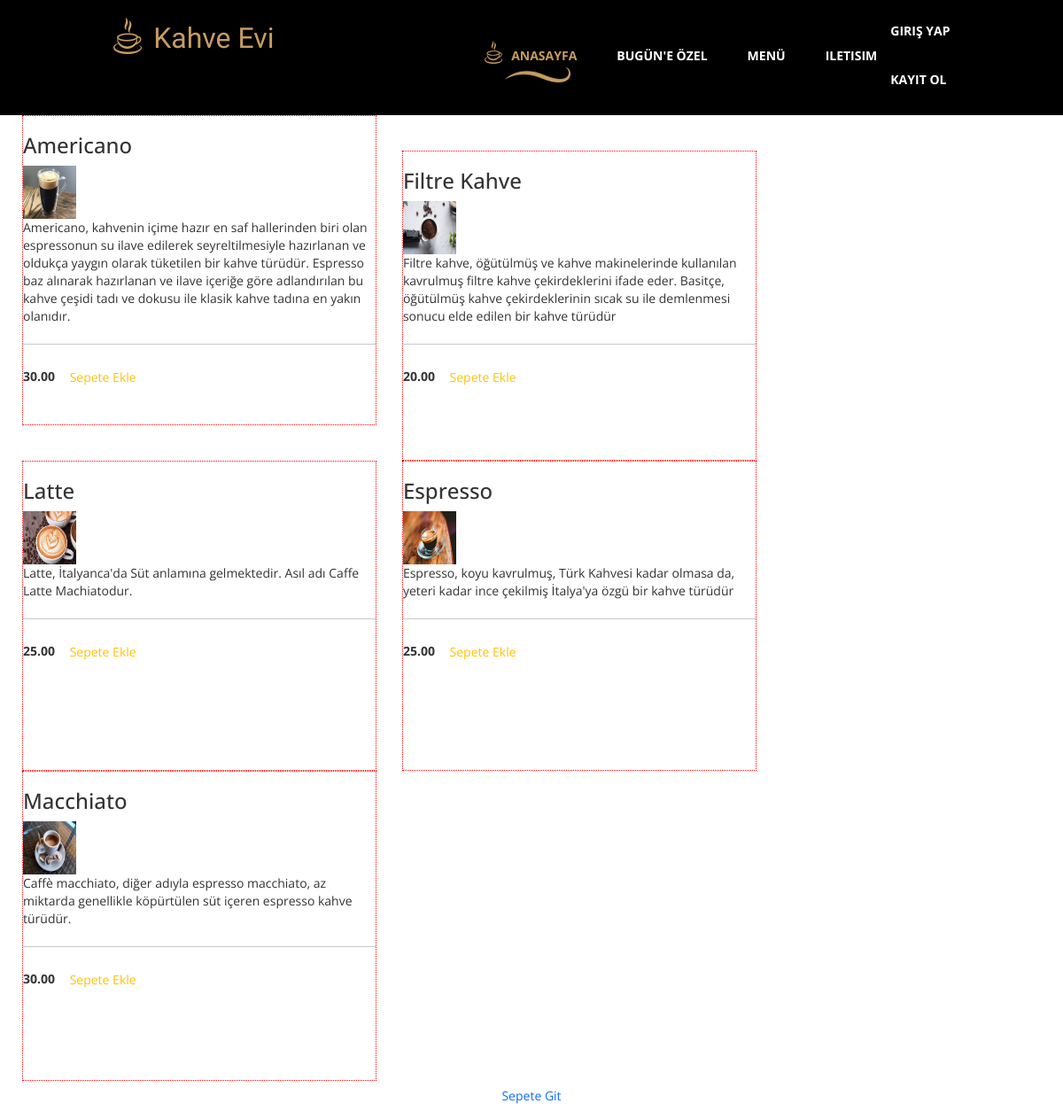
/index, run on the app's committed database.
### cart/models.py (models this page shows, shortened)
class Product(models.Model):
    name = models.CharField(max_length=200, db_index=True)
    slug = models.SlugField(max_length=200, db_index=True)
    image = models.ImageField(upload_to='products/%Y/%m/%d', blank=True)
    description = models.TextField(blank=True)
    price = models.DecimalField(max_digits=10, decimal_places=2)
    available = models.BooleanField(default=True)
    created = models.DateTimeField(auto_now_add=True)
    updated = models.DateTimeField(auto_now=True)
    class Meta:
        verbose_name = 'Product'
        verbose_name_plural = 'Products'

### cart/views.py (the view)
# urls.py: path('index', views.index, name='index'),
def index(request):
    username = request.session.get('username')  # session'daki değeri alır (get)
    products = Product.objects.all()
    context = {
        'products': products,
    }
    return render(request, 'index.html', context=context)

### templates/index.html (shortened to what this page needs)
{% load static %}
<!DOCTYPE html>
<html lang="en">
<head>
    <link href="https://cdn.jsdelivr.net/npm/bootstrap@5.0.2/dist/css/bootstrap.min.css" rel="stylesheet">
    <link rel="stylesheet" href="{% static '/css/bootstrap.min.css' %}" >
    <link rel="stylesheet" href="{% static '/css/font-awesome.min.css' %}" >
    <link rel="stylesheet" href="{% static '/css/templatemo-style.css' %}" >
</head>
<body>
    <div class="tm-top-header">
        <div class="container">
          <div class="row">
            <div class="tm-top-header-inner">
              <div class="tm-logo-container">
                <img src="{% static 'img/logo.png' %}" alt="Logo" class="tm-site-logo">
                <h1 class="tm-site-name tm-handwriting-font">Kahve Evi</h1>
              </div>
              <nav class="tm-nav">
                <ul>
                  <li><a href="index" class="active">Anasayfa</a></li>
                  <li><a href="today-special"  >Bugün'e Özel</a></li>
                  <li><a href="menu">Menü</a></li>
                  <li><a href="contact" >Iletisim</a></li>
                </ul>
                <ul class="navbar-nav ms-auto">
                  {% if user.is_authenticated %}
                  <li class ="nav-item"><a class="nav-link" href="{% url 'logout' %}">Çıkış</a></li>
                  <li class ="nav-item"><a class="nav-link" href=""></a>Hoşgeldiniz, {{user.username}} </li>
                  <li class ="nav-item"><a class="nav-link" href="{% url 'cart_detail' %}">Sepet</a></li>
                  {% else %}
                  <li class ="nav-item"><a class="nav-link" href="{% url 'login' %}">Giriş Yap</a></li>
                  <li class ="nav-item"><a class="nav-link" href="{% url 'signup' %}">Kayıt Ol</a></li>
                  {% endif %}
                </ul>
              </nav>
            </div>
          </div>
        </div>
      </div>
    {% for product in products %}
        <div style="width: 400px; height: 350px; display: inline-block; border: 1px red dotted; margin-left: 25px;">
        <h3>{{ product.name }}</h3>
        <img src="{{ product.image.url }}" alt="" width="60" height="60">
        <p> {{ product.description }} </p>
        <hr>
        <b>{{ product.price }}</b>
        <a href="{% url 'cart_add' id=product.id %}">
            <button class="btn btn-outline-warning">Sepete Ekle</button>
        </a>
        </div>
    {% endfor %}
<a href="cart-detail">
    <div class="d-grid gap-2">
        <button class="btn btn-outline-primary"; >Sepete Git</button>
    </div>
</a>
</body>
</html>

### static/css/templatemo-style.css (style rules this page uses)
body { overflow-x: hidden; }
ul { margin: 0; padding: 0; }
* { font-family: 'Open Sans', sans-serif; }
.container { max-width: 960px; }
.tm-handwriting-font { font-family: 'Damion', cursive; }
.tm-top-header { background: black; color: white; }
.tm-site-logo, .tm-site-name { vertical-align: bottom; }
.tm-site-name { color: #c79c60; display: inline-block; font-size: 32px; margin: 0 10px; }
.tm-logo-container { padding: 10px 0; }
.tm-nav { display: -webkit-box; display: -webkit-flex; display: -ms-flexbox; display: flex; -webkit-box-align: center; -webkit-align-items: center; -ms-flex-align: center; align-items: center; font-weight: 700; text-transform: uppercase; }
.tm-nav li { list-style: none; float: left; }
.tm-nav li a { color: white; display: inline-block; padding: 15px 15px 20px 30px; -webkit-transition: all 0.3s ease; transition: all 0.3s ease; }
.tm-nav li a:hover, .tm-nav li a:focus, .tm-nav li a.active { color: #c79c60; text-decoration: none; }
.tm-nav li a.active { background: url(../img/logo.png) no-repeat, url(../img/nav-underline.png) no-repeat; background-size: 20px, 74px 17px; background-position: 0% 30%, center bottom; }
.tm-top-header-inner { display: -webkit-box; display: -webkit-flex; display: -ms-flexbox; display: flex; -webkit-box-pack: justify; -webkit-justify-content: space-between; -ms-flex-pack: justify; justify-content: space-between; padding-top: 10px; padding-bottom: 10px; }

### data on the page
Product: name "Americano", image (picture), description "Americano, kahvenin içime hazır en saf hallerinden biri olan espressonun su ilave edilerek seyreltilmesiyle hazırlanan ve oldukça yaygın olarak tüketilen bir kahve türüdür. Espresso baz alınarak hazırlanan ve ilave içeriğe göre adlandırılan bu kahve çeşidi tadı ve dokusu ile klasik kahve tadına en yakın olanıdır.", price "30.00"
Product: name "Filtre Kahve", image (picture), description "Filtre kahve, öğütülmüş ve kahve makinelerinde kullanılan kavrulmuş filtre kahve çekirdeklerini ifade eder. Basitçe, öğütülmüş kahve çekirdeklerinin sıcak su ile demlenmesi sonucu elde edilen bir kahve türüdür", price "20.00"
Product: name "Latte", image (picture), description "Latte, İtalyanca'da Süt anlamına gelmektedir. Asıl adı Caffe Latte Machiatodur.", price "25.00"
Product: name "Espresso", image (picture), description "Espresso, koyu kavrulmuş, Türk Kahvesi kadar olmasa da, yeteri kadar ince çekilmiş İtalya'ya özgü bir kahve türüdür", price "25.00"
Product: name "Macchiato", image (picture), description "Caffè macchiato, diğer adıyla espresso macchiato, az miktarda genellikle köpürtülen süt içeren espresso kahve türüdür.", price "30.00"
